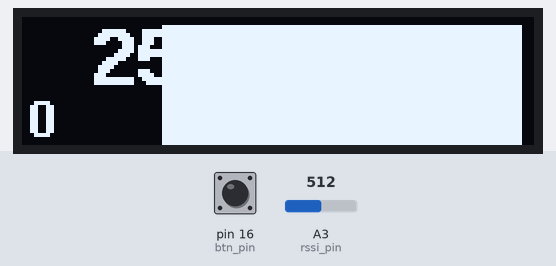
A sketch run on a simulated Arduino Uno, built with avr-gcc and run on an emulated ATmega328P. Parts: 128×32 one-colour display. Inputs (shaded band) come from the test bench; at power-on: pin 16 (btn_pin) HIGH, A3 (rssi_pin) = 512. EEPROM starts erased; what the sketch prints to the serial monitor is not drawn.

Above: at 1.2 s.
1.3 s: pin 16 (btn_pin) pulled LOW for 1 s
At 3.5 s:
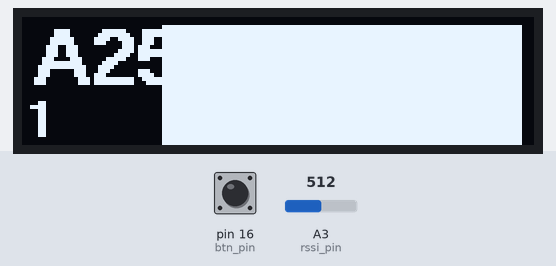
3.9 s: pin 16 (btn_pin) pulled LOW for 3.2 s
At 8.4 s:
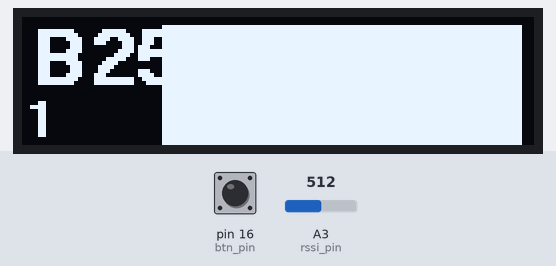
8.7 s: pin 16 (btn_pin) pulled LOW for 1 s
At 10.7 s:
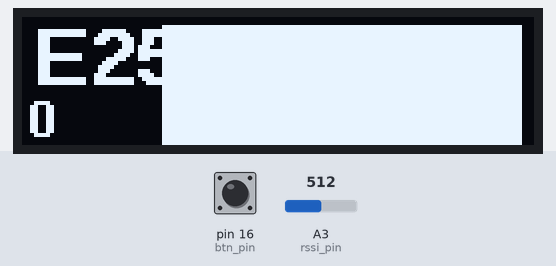
11.3 s: pin 16 (btn_pin) pulled LOW for 3.2 s
At 15.3 s:
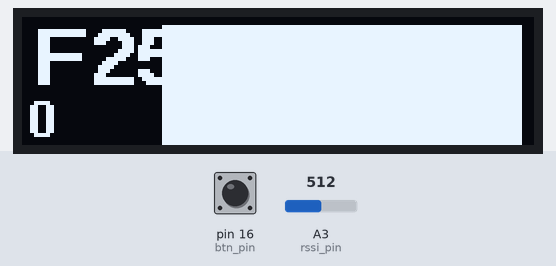
16.2 s: pin 16 (btn_pin) pulled LOW for 1 s
At 17.7 s:
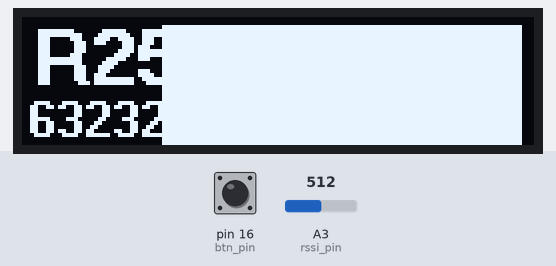
18.8 s: A3 (rssi_pin) set to 490
At 20.2 s:
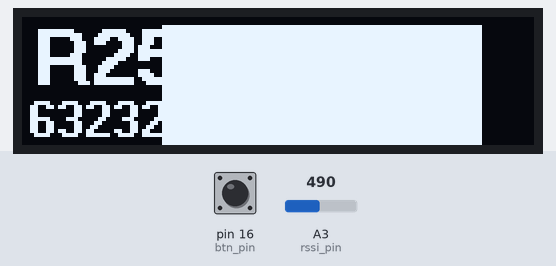
Timing chart, 0 to 21.3 s (numbered marks = the images above; inputs shaded):
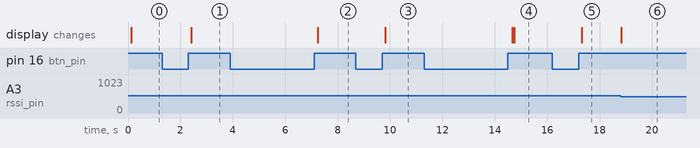

Measured:
- after the input at 1.3 s, the display: changes after 1.1 s (image 1)
- after the input at 3.9 s, the display: changes after 3.4 s (image 2)
- after the input at 8.7 s, the display: changes after 1.1 s (image 3)
- after the input at 11.3 s, the display: first changes after 3.4 s (image 4 shows a later state)
- after the input at 16.2 s, the display: changes after 1.1 s (image 5)
- after the input at 18.8 s, the display: changes at once (image 6)

The sketch:

fpvgoggles.ino
```cpp
#include <EEPROM.h>
#include <Arduino.h>
#include <SPI.h>
#include <Wire.h>
#include <U8g2lib.h>

// Channels to sent to the SPI registers
static const uint16_t channelTable[8*5] = {
  // Channel 1 - 8
  0x2A05,    0x299B,    0x2991,    0x2987,    0x291D,    0x2913,    0x2909,    0x289F,    // Band A
  0x2903,    0x290C,    0x2916,    0x291F,    0x2989,    0x2992,    0x299C,    0x2A05,    // Band B
  0x2895,    0x288B,    0x2881,    0x2817,    0x2A0F,    0x2A19,    0x2A83,    0x2A8D,    // Band E
  0x2906,    0x2910,    0x291A,    0x2984,    0x298E,    0x2998,    0x2A02,    0x2A0C,    // Band F / Airwave
  0x281D,    0x288F,    0x2902,    0x2914,    0x2978,    0x2999,    0x2A0C,    0x2A1E     // Band C / Immersion Raceband
};

// Channels with their Mhz Values
static const uint16_t channelFreqTable[8*5] = {
  // Channel 1 - 8
  5865, 5845, 5825, 5805, 5785, 5765, 5745, 5725, // Band A
  5733, 5752, 5771, 5790, 5809, 5828, 5847, 5866, // Band B
  5705, 5685, 5665, 5645, 5885, 5905, 5925, 5945, // Band E
  5740, 5760, 5780, 5800, 5820, 5840, 5860, 5880, // Band F / Airwave
  5658, 5695, 5732, 5769, 5806, 5843, 5880, 5917  // Band C / Immersion Raceband
};

#define rx_channels     8
#define rx_bands        5
#define eeprom_band 0
#define eeprom_channel 1

const String  rx_band_text[5] = { "A", "B", "E", "F", "R" };

enum { btn_event_none=0, btn_event_click, btn_event_hold};
uint8_t         btn_pin        = 16;
uint8_t         btn_state      = 1;
uint8_t         btn_last_state = 1;
uint8_t         btn_event      = 0;
unsigned long   btn_time       = 0;

uint8_t         rx_pin_dat        = 9;
uint8_t         rx_pin_sel        = 10;
uint8_t         rx_pin_clk        = 11;
uint8_t         rx_channel        = 0;
uint8_t         rx_band           = 0;
uint8_t         rx_eeprom_channel = 0;
uint8_t         rx_eeprom_band    = 1;

uint8_t         rssi_pin          = A3;
int             min_recorded_rssi = 300;
int             max_recorded_rssi = 100;

//U8G2_SSD1306_128X32_UNIVISION_F_HW_I2C u8g2(U8G2_R0);
U8G2_SSD1306_128X32_UNIVISION_F_HW_I2C u8g2(U8G2_R0, /* reset=*/ U8X8_PIN_NONE, /* clock=*/ SCL, /* data=*/ SDA);   // pin remapping with ESP8266 HW I2C


void setup() {
  Serial.begin(9600);

  u8g2.begin();
  u8g2.setFont(u8g2_font_crox4hb_tr);
  u8g2.setFontPosTop();
  u8g2.setContrast(1);

  pinMode(btn_pin, INPUT_PULLUP);

  pinMode (rx_pin_dat, OUTPUT);
  pinMode (rx_pin_sel, OUTPUT);
  pinMode (rx_pin_clk, OUTPUT);

  //initialize all rx
  eeprom_read(rx_eeprom_channel, rx_channel);
  eeprom_read(rx_eeprom_band, rx_band);
  set_channel(rx_channel, rx_band);
}


void loop() {

  handle_buttons();

  if (btn_event == btn_event_click)
  {
    rx_channel++;
    if(rx_channel>7) rx_channel = 0;
    set_channel(rx_channel, rx_band);
    eeprom_write(rx_eeprom_channel, rx_channel);
  }

  if (btn_event == btn_event_hold)
  {
    rx_band++;
    if(rx_band>4) rx_band = 0;
    set_channel(rx_channel, rx_band);
    eeprom_write(rx_eeprom_band, rx_band);
  }

  u8g2.clearBuffer();

  u8g2.setFont(u8g2_font_crox4hb_tr);
  u8g2.setDrawColor(1);

  u8g2.setCursor((0 * 32) + 3, 2);
  u8g2.print(rx_band_text[rx_band]);
  u8g2.setCursor((0 * 32) + 17, 2);
  u8g2.print(rx_channel + 1);

  u8g2.setFont(u8g2_font_crox1hb_tr);
  u8g2.setCursor((0 * 32) + 1, 20);
  u8g2.print(channelFreqTable[rx_band*8+rx_channel]);

  u8g2.setCursor((1 * 32) + 3, 2);
  int rssi = analogRead(rssi_pin); // read the input pin
  Serial.println(rssi);
  max_recorded_rssi = max(rssi,max_recorded_rssi);
  min_recorded_rssi = min(rssi,min_recorded_rssi);
  float rssi_factor = ((float)(rssi-min_recorded_rssi))/((float)(max_recorded_rssi-min_recorded_rssi));
  int width = rssi_factor*((float)(3*32-6));
  u8g2.drawBox(32+3, 2, width, 30);

  u8g2.sendBuffer();

  delay(50);
}

void handle_buttons()
{
  btn_event = 0;
  btn_state = digitalRead(btn_pin);

  if (btn_state == LOW && btn_last_state == HIGH)
  {
    //just pushed
    btn_time = millis();
  }

  if (btn_state == HIGH && btn_last_state == LOW)
  {
    //just released

    unsigned long t_duration = millis() - btn_time;

    //short click
    if (t_duration < 500)
    {
        btn_event = btn_event_click;
    }

    //long click
    if (t_duration >= 500)
    {
       btn_event = btn_event_hold;
    }
  }
  btn_last_state = btn_state;
}

template <class T> int eeprom_write(int ee, const T& value)
{
    const byte* p = (const byte*)(const void*)&value;
    unsigned int i;
    for (i = 0; i < sizeof(value); i++)
          EEPROM.write(ee++, *p++);
    return i;
}

template <class T> int eeprom_read(int ee, T& value)
{
    byte* p = (byte*)(void*)&value;
    unsigned int i;
    for (i = 0; i < sizeof(value); i++)
          *p++ = EEPROM.read(ee++);
    return i;
}

void set_channel(uint8_t c, uint8_t b)
{
  setRXChannel(b * 8 + c, rx_pin_dat, rx_pin_sel, rx_pin_clk);
}

void setRXChannel(uint8_t channelIndex, uint8_t rx_sdi, uint8_t rx_sel, uint8_t rx_sck)
{
  uint8_t i;
  uint16_t channelData = channelTable[channelIndex];

  // bit bash out 25 bits of data
  // Order: A0-3, !R/W, D0-D19
  // A0=0, A1=0, A2=0, A3=1, RW=0, D0-19=0
  SERIAL_ENABLE_HIGH(rx_sel);
  delay(2);
  SERIAL_ENABLE_LOW(rx_sel);

  SERIAL_SENDBIT0(rx_sdi, rx_sck);
  SERIAL_SENDBIT0(rx_sdi, rx_sck);
  SERIAL_SENDBIT0(rx_sdi, rx_sck);
  SERIAL_SENDBIT1(rx_sdi, rx_sck);
  SERIAL_SENDBIT0(rx_sdi, rx_sck);

  // remaining zeros
  for (i=20;i>0;i--)
    SERIAL_SENDBIT0(rx_sdi, rx_sck);

  // Clock the data in
  SERIAL_ENABLE_HIGH(rx_sel);
  delayMicroseconds(1);
  SERIAL_ENABLE_LOW(rx_sel);

  // Second is the channel data from the lookup table
  // 20 bytes of register data are sent, but the MSB 4 bits are zeros
  // register address = 0x1, write, data0-15=channelData data15-19=0x0
  SERIAL_ENABLE_HIGH(rx_sel);
  SERIAL_ENABLE_LOW(rx_sel);

  // Register 0x1
  SERIAL_SENDBIT1(rx_sdi, rx_sck);
  SERIAL_SENDBIT0(rx_sdi, rx_sck);
  SERIAL_SENDBIT0(rx_sdi, rx_sck);
  SERIAL_SENDBIT0(rx_sdi, rx_sck);

  // Write to register
  SERIAL_SENDBIT1(rx_sdi, rx_sck);

  // D0-D15
  //   note: loop runs backwards as more efficent on AVR
  for (i=16;i>0;i--)
  {
    // Is bit high or low?
    if (channelData & 0x1)
    {
      SERIAL_SENDBIT1(rx_sdi, rx_sck);
    }
    else
    {
      SERIAL_SENDBIT0(rx_sdi, rx_sck);
    }

    // Shift bits along to check the next one
    channelData >>= 1;
  }

  // Remaining D16-D19
  for (i=4;i>0;i--)
    SERIAL_SENDBIT0(rx_sdi, rx_sck);

  // Finished clocking data in
  SERIAL_ENABLE_HIGH(rx_sel);
  delay(2);

  digitalWrite(rx_sel, LOW);
  digitalWrite(rx_sck, LOW);
  digitalWrite(rx_sdi, LOW);
}

void SERIAL_SENDBIT1(uint8_t rx_sdi, uint8_t rx_sck)
{
  digitalWrite(rx_sck, LOW);
  delayMicroseconds(300);
  digitalWrite(rx_sdi, HIGH);
  delayMicroseconds(300);
  digitalWrite(rx_sck, HIGH);
  delayMicroseconds(300);
  digitalWrite(rx_sck, LOW);
  delayMicroseconds(300);
}

void SERIAL_SENDBIT0(uint8_t rx_sdi, uint8_t rx_sck)
{
  digitalWrite(rx_sck, LOW);
  delayMicroseconds(300);
  digitalWrite(rx_sdi, LOW);
  delayMicroseconds(300);
  digitalWrite(rx_sck, HIGH);
  delayMicroseconds(300);
  digitalWrite(rx_sck, LOW);
  delayMicroseconds(300);
}

void SERIAL_ENABLE_LOW(uint8_t rx_sel)
{
  delayMicroseconds(100);
  digitalWrite(rx_sel,LOW);
  delayMicroseconds(100);
}

void SERIAL_ENABLE_HIGH(uint8_t rx_sel)
{
  delayMicroseconds(100);
  digitalWrite(rx_sel,HIGH);
  delayMicroseconds(100);
}
```
